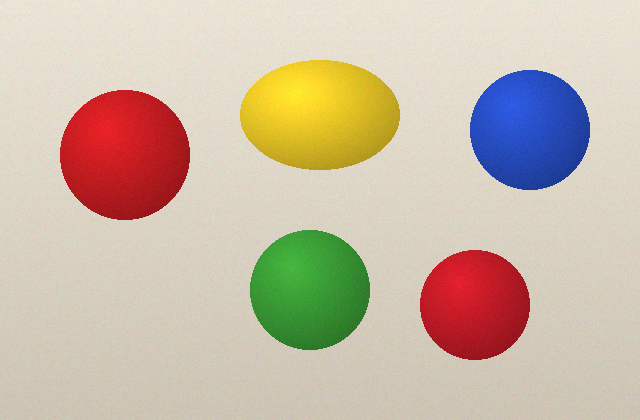
//> input picture bab11/gambar/buah.png, 640 x 420 px
$ ./stack_urungkan   (built with g++ and OpenCV 4)
//> lines starting //> are read from the running program, lines starting //| are printed output that depends on the picture
// stack_urungkan.cpp - fitur urungkan (undo) dengan std::stack
#include <iostream>
#include <stack>
#include <string>
#include <opencv2/opencv.hpp>

void tampilkanKecerahan(const std::string& ket, const cv::Mat& g) {
    cv::Scalar rata = cv::mean(g);       // rata-rata setiap kanal
    int abu = (rata[0] + rata[1] + rata[2]) / 3;
    std::cout << ket << " -> kecerahan rata-rata " << abu << "\n";
}

int main() {
    cv::Mat gambar = cv::imread("gambar/buah.png");
//> gambar is the input picture: 420 rows x 640 cols, CV_8UC3; mean B, G, R 167.7, 186.1, 202.2
    if (gambar.empty()) {
        std::cout << "Gambar tidak ditemukan!\n";
        return 1;
    }
    std::stack<cv::Mat> riwayat;
    tampilkanKecerahan("awal    ", gambar);
//> in tampilkanKecerahan, `cv::Scalar rata = cv::mean(g);`: rata = Scalar(167.7, 186.1, 202.2)
//> in tampilkanKecerahan, `int abu = (rata[0] + rata[1] + rata[2]) / 3;`: abu = 185
//| awal     -> kecerahan rata-rata 185

    riwayat.push(gambar.clone());           // simpan sebelum diubah
//> riwayat = 1 item
    gambar = gambar + cv::Scalar(60, 60, 60);
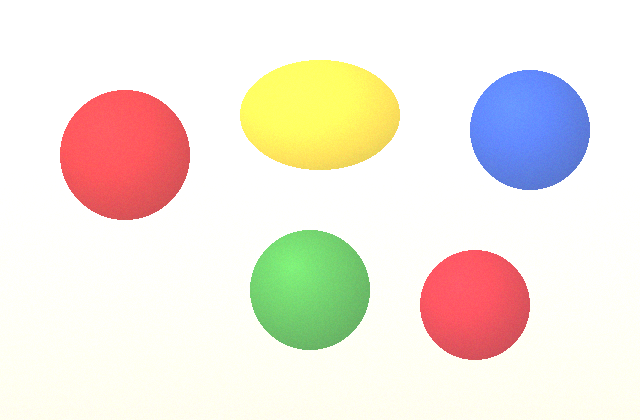
//> gambar: 420 rows x 640 cols, CV_8UC3; mean B, G, R 223.4, 233.1, 241.5
    tampilkanKecerahan("cerah 60", gambar);
//| cerah 60 -> kecerahan rata-rata 232

    riwayat.push(gambar.clone());
//> riwayat = 2 items
    cv::bitwise_not(gambar, gambar);        // negatif
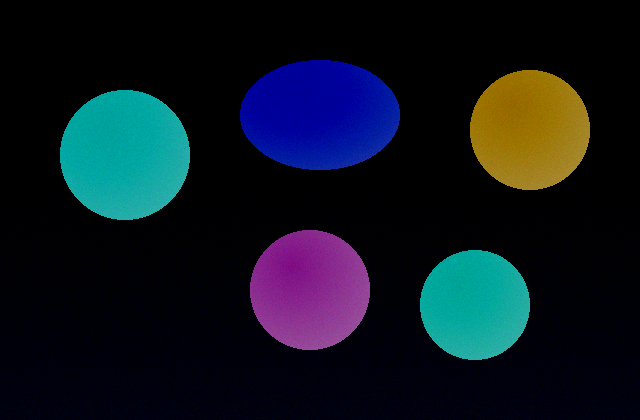
//> gambar: 420 rows x 640 cols, CV_8UC3; mean B, G, R 31.6, 21.9, 13.5
    tampilkanKecerahan("negatif ", gambar);
//| negatif  -> kecerahan rata-rata 22

    while (!riwayat.empty()) {
        gambar = riwayat.top();             // ambil yang terakhir
        riwayat.pop();
        tampilkanKecerahan("urungkan", gambar);
    }
//> this loop made 2 passes
//> (rata in tampilkanKecerahan, abu in tampilkanKecerahan) on passes 1 to 2: (Scalar(223.4, 233.1, 241.5), 232), (Scalar(167.7, 186.1, 202.2), 185)
//| urungkan -> kecerahan rata-rata 232
//| urungkan -> kecerahan rata-rata 185
    return 0;
}

$ run again, with bab11/gambar/taman.jpg saved as bab11/gambar/buah.png
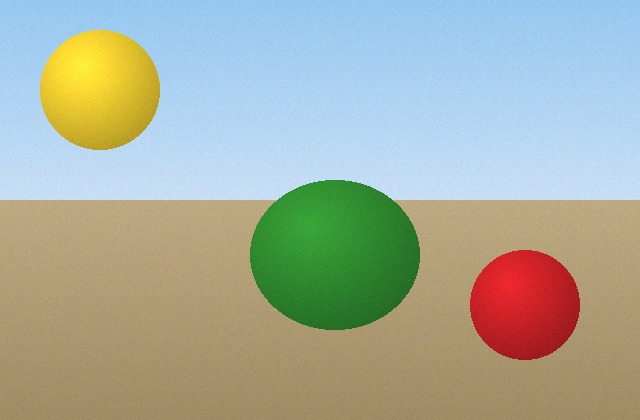
//> input picture bab11/gambar/taman.jpg, 640 x 420 px
//> gambar is the input picture: 420 rows x 640 cols, CV_8UC3; mean B, G, R 157.7, 174.1, 167.5
//> rata = Scalar(157.7, 174.1, 167.5)
//> abu = 166
//| awal     -> kecerahan rata-rata 166
//> `riwayat.push(gambar.clone());`: riwayat = 1 item
//> `gambar = gambar + cv::Scalar(60, 60, 60);`:
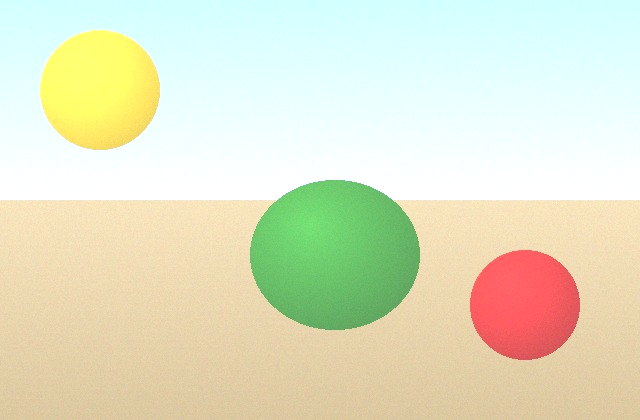
//> gambar: 420 rows x 640 cols, CV_8UC3; mean B, G, R 197.8, 227, 225.7
//| cerah 60 -> kecerahan rata-rata 216
//> `riwayat.push(gambar.clone());`: riwayat = 2 items
//> `cv::bitwise_not(gambar, gambar);`:
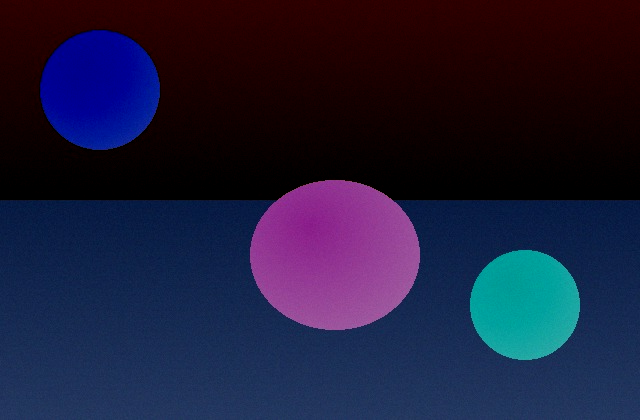
//> gambar: 420 rows x 640 cols, CV_8UC3; mean B, G, R 57.2, 28, 29.3
//| negatif  -> kecerahan rata-rata 38
//> the loop `while (!riwayat.empty())` made 2 passes
//> (rata in tampilkanKecerahan, abu in tampilkanKecerahan) on passes 1 to 2: (Scalar(197.8, 227, 225.7), 216), (Scalar(157.7, 174.1, 167.5), 166)
//> (printed output is left out)
